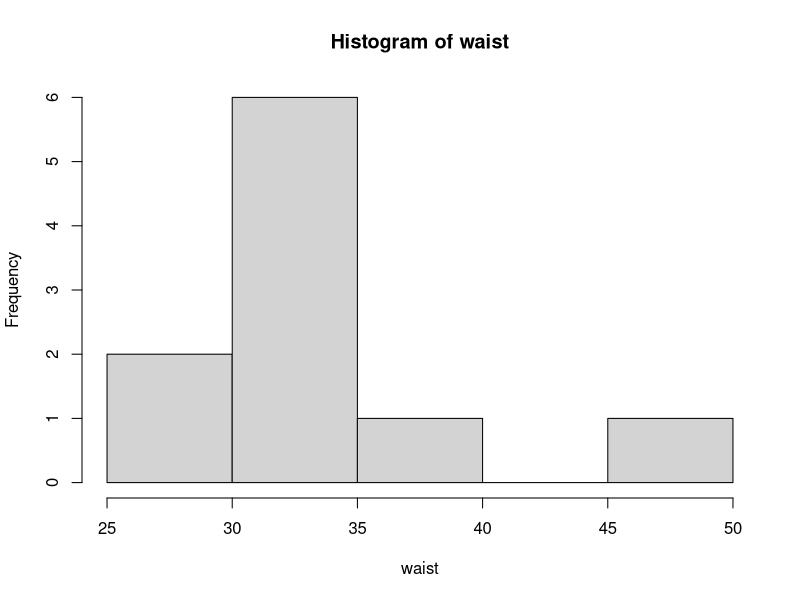
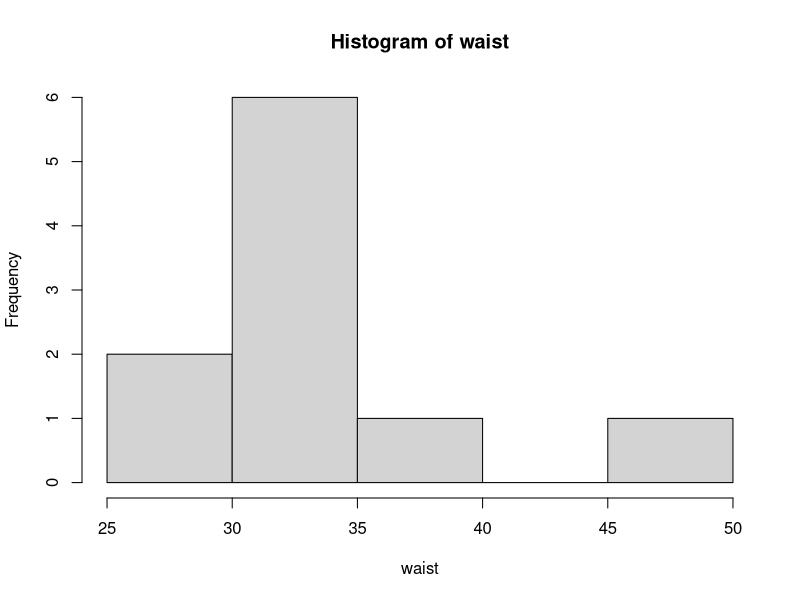

R code for these plots, in order: (Note: this script raises an error after producing the figures.)
#### Working with vectors

waist<-c(32,32,33,40,32,48,34,33,30,28)


View(waist)
histogram<-hist(waist)
plot(histogram)
mean<-mean(waist)
sd<-sd(waist)

fi<-ifelse((mean-1*sd)<=x & x<=(mean+1*sd), 1,0)
si<-ifelse((mean-2*sd)<=x & x<=(mean+2*sd), 1,0)
ti<-ifelse((mean-3*sd(x))<=x & x<=(mean+3*sd(x)), 1,0)


